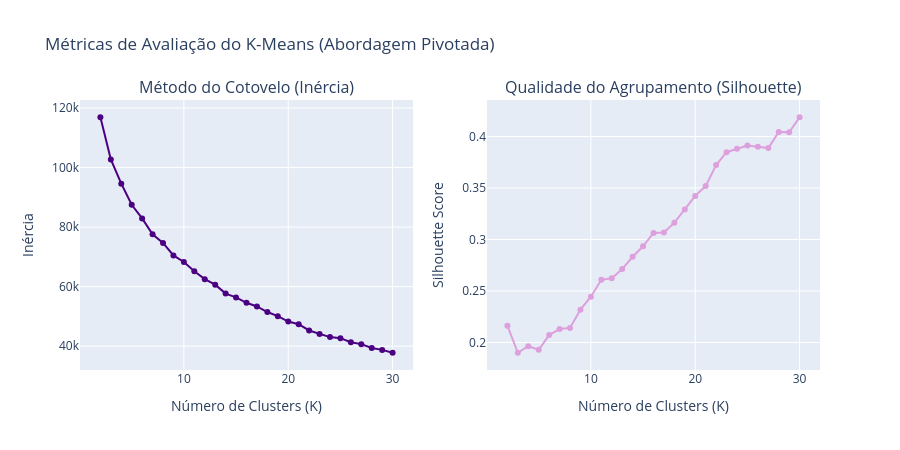

The notebook cell this image was saved under:
### Markdown cell above
### Visualização Gráfica da Busca de Hiperparâmetros
Plotamos os gráficos de Cotovelo e Silhouette Score para diagnóstico visual.

### Code cell
fig_eval = make_subplots(rows=1, cols=2, subplot_titles=("Método do Cotovelo (Inércia)", "Qualidade do Agrupamento (Silhouette)"))

# Inércia
fig_eval.add_trace(
    go.Scatter(x=list(K_range), y=inercia_list, mode='lines+markers', name='Inércia', marker_color='indigo'),
    row=1, col=1
)

# Silhouette
fig_eval.add_trace(
    go.Scatter(x=list(K_range), y=silhouette_list, mode='lines+markers', name='Silhouette', marker_color='plum'),
    row=1, col=2
)

fig_eval.update_layout(title_text="Métricas de Avaliação do K-Means (Abordagem Pivotada)", height=450, showlegend=False)
fig_eval.update_xaxes(title_text="Número de Clusters (K)", row=1, col=1)
fig_eval.update_xaxes(title_text="Número de Clusters (K)", row=1, col=2)
fig_eval.update_yaxes(title_text="Inércia", row=1, col=1)
fig_eval.update_yaxes(title_text="Silhouette Score", row=1, col=2)
fig_eval.show()

### Figure 1 — Plotly figure (JSON) as saved in the notebook; plotly's stock layout.template omitted (floating-point values rounded to 4 significant figures)
{"data": [{"marker": {"color": "indigo"}, "mode": "lines+markers", "name": "Inércia", "type": "scatter", "x": [2, 3, 4, 5, 6, 7, 8, 9, 10, 11, 12, 13, 14, 15, 16, 17, 18, 19, 20, 21, 22, 23, 24, 25, 26, 27, 28, 29, 30], "xaxis": "x", "y": [116900.0, 102700.0, 94590.0, 87490.0, 82930.0, 77570.0, 74690.0, 70470.0, 68300.0, 65190.0, 62510.0, 60660.0, 57670.0, 56390.0, 54580.0, 53350.0, 51470.0, 50080.0, 48270.0, 47380.0, 45280.0, 44070.0, 43050.0, 42690.0, 41330.0, 40690.0, 39380.0, 38760.0, 37790.0], "yaxis": "y"}, {"marker": {"color": "plum"}, "mode": "lines+markers", "name": "Silhouette", "type": "scatter", "x": [2, 3, 4, 5, 6, 7, 8, 9, 10, 11, 12, 13, 14, 15, 16, 17, 18, 19, 20, 21, 22, 23, 24, 25, 26, 27, 28, 29, 30], "xaxis": "x2", "y": [0.2164, 0.1901, 0.1964, 0.1929, 0.2073, 0.213, 0.2142, 0.2319, 0.2445, 0.2609, 0.2624, 0.2713, 0.2832, 0.2934, 0.3063, 0.3067, 0.3163, 0.3291, 0.3424, 0.3518, 0.3723, 0.3847, 0.3881, 0.3913, 0.39, 0.3887, 0.4044, 0.4041, 0.4187], "yaxis": "y2"}], "layout": {"annotations": [{"font": {"size": 16}, "showarrow": false, "text": "Método do Cotovelo (Inércia)", "x": 0.225, "xanchor": "center", "xref": "paper", "y": 1, "yanchor": "bottom", "yref": "paper"}, {"font": {"size": 16}, "showarrow": false, "text": "Qualidade do Agrupamento (Silhouette)", "x": 0.775, "xanchor": "center", "xref": "paper", "y": 1, "yanchor": "bottom", "yref": "paper"}], "height": 450, "showlegend": false, "title": {"text": "Métricas de Avaliação do K-Means (Abordagem Pivotada)"}, "xaxis": {"anchor": "y", "domain": [0, 0.45], "title": {"text": "Número de Clusters (K)"}}, "xaxis2": {"anchor": "y2", "domain": [0.55, 1], "title": {"text": "Número de Clusters (K)"}}, "yaxis": {"anchor": "x", "domain": [0, 1], "title": {"text": "Inércia"}}, "yaxis2": {"anchor": "x2", "domain": [0, 1], "title": {"text": "Silhouette Score"}}}}
